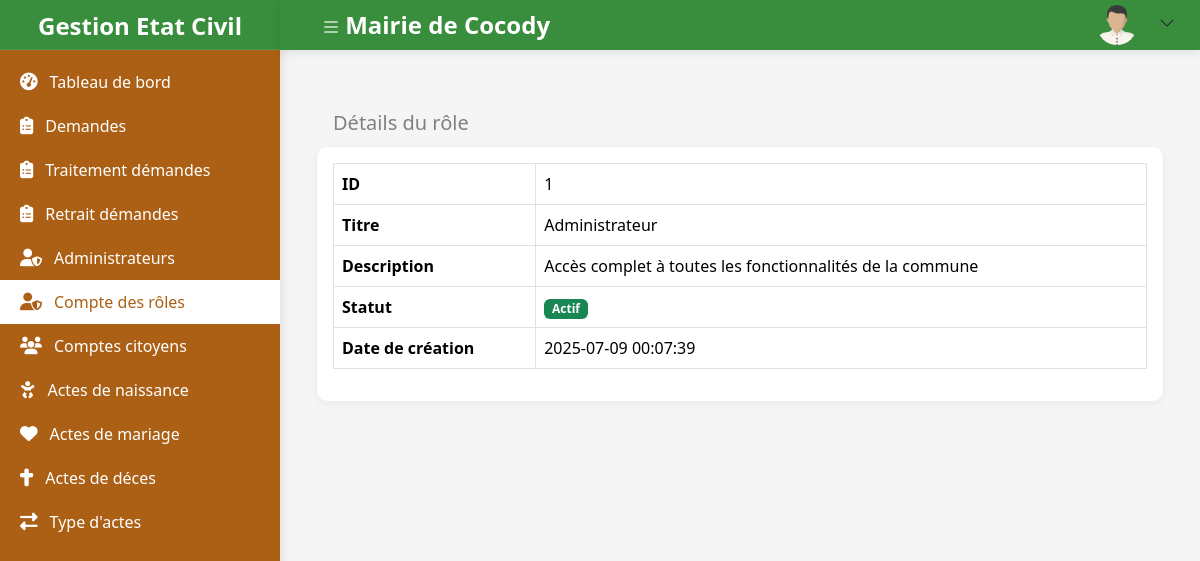
The page /admin/roles/details.php?id=1 (signed in) on the database its author committed.
### tables this page shows
CREATE TABLE role (
    id INT NOT NULL AUTO_INCREMENT COMMENT 'Identifiant unique du rôle',
    titre VARCHAR(225) NOT NULL COMMENT 'Nom unique du rôle (ex: Admin, Agent)',
    description TEXT NOT NULL COMMENT 'Description ou responsabilités associées au rôle',
    is_active BOOLEAN NOT NULL DEFAULT true COMMENT 'Statut d activation du rôle (true = actif)',
    created_at TIMESTAMP DEFAULT CURRENT_TIMESTAMP COMMENT 'Date et heure de création du rôle',
    PRIMARY KEY (id),
    UNIQUE KEY (titre)
);

### app/repositories/role_repository.php (called while the page is built, shortened)
<?php
require_once dirname(dirname(__DIR__)) . DIRECTORY_SEPARATOR . 'app/models/role_model.php';
class RoleRepository {
    private $db;
    public function __construct($pdo)
    {
        $this->db = $pdo;
    }
    public function findById(int $id): ?RoleModel {
        $stmt = $this->db->prepare("
            SELECT * FROM role
            WHERE id = :id
            LIMIT 1
        ");
        $stmt->execute([':id' => $id]);
        $data = $stmt->fetch(PDO::FETCH_ASSOC);
        return $data ? RoleModel::fromArray($data) : null;
    }
}

### app/models/role_model.php (called while the page is built, shortened)
<?php
class RoleModel {
    private $id;
    private $titre;
    private $description;
    private $is_active;
    private $created_at;
    public function __construct(
        $id = null,
        $titre = null,
        $description = null,
        $is_active = true,
        $created_at = null
    ) {
        $this->id = $id;
        $this->titre = $titre;
        $this->description = $description;
        $this->is_active = $is_active;
        $this->created_at = $created_at;
    }
    static public function fromArray($row): RoleModel {
        return new RoleModel(
            $row['id'] ?? null,
            $row['titre'] ?? null,
            $row['description'] ?? null,
            $row['is_active'] ?? true,
            $row['created_at'] ?? null
        );
    }
    public function getId() {
        return $this->id;
    }
    public function getTitre() {
        return $this->titre;
    }
    public function getDescription() {
        return $this->description;
    }
    public function getIsActive() {
        return $this->is_active;
    }
    public function getCreatedAt() {
        return $this->created_at;
    }
}

### admin/roles/details.php (the view, shortened to what this page needs)
<?php
require_once __DIR__ . '/../../app/config/database.php';
require_once __DIR__ . '/../../admin/content_render.php';
require_once __DIR__ . '/../../app/helpers/action_helper.php';
require_once __DIR__ . '/../../app/repositories/role_repository.php';
require_once __DIR__ . '/../../app/models/role_model.php';
$roleRepository = new RoleRepository($db);
$role = null;
$exceptionMessage = null;
if (isset($_GET['id'])) {
    $id = intval($_GET['id']);
    try {
        $role = $roleRepository->findById($id);
    } catch (Exception $e) {
        $exceptionMessage = $e->getMessage();
    }
} else {
    $exceptionMessage = "Aucun ID de rôle fourni.";
}
?>
<?php include '../partials/header.php'; ?>
<main class="main-content">
    <div class="container mt-4">
        <?= ContentRendu::header(
            'Détails du rôle',
            [
                ActionHelper::bntIcon('Retour', 'bi bi-arrow-left', 'list.php', 'btn-secondary'),
                ActionHelper::bntIcon('Modifier', 'bi bi-pencil', isset($role) ? "edit.php?id=" . $role->getId() : '#', 'btn-warning'),
            ]
        ) ?>
        <div class="card">
            <div class="card-body">
                <?php if (!empty($exceptionMessage)): ?>
                    <?= AlertHelper::error($exceptionMessage); ?>
                <?php elseif ($role): ?>
                    <table class="table table-bordered">
                        <tbody>
                            <tr>
                                <th>ID</th>
                                <td><?= htmlspecialchars($role->getId()); ?></td>
                            </tr>
                            <tr>
                                <th>Titre</th>
                                <td><?= htmlspecialchars($role->getTitre()); ?></td>
                            </tr>
                            <tr>
                                <th>Description</th>
                                <td><?= htmlspecialchars($role->getDescription()); ?></td>
                            </tr>
                            <tr>
                                <th>Statut</th>
                                <td>
                                    <?= $role->getIsActive() ? '<span class="badge bg-success">Actif</span>' : '<span class="badge bg-danger">Inactif</span>'; ?>
                                </td>
                            </tr>
                            <tr>
                                <th>Date de création</th>
                                <td><?= htmlspecialchars($role->getCreatedAt()); ?></td>
                            </tr>
                        </tbody>
                    </table>
                <?php endif; ?>
            </div>
        </div>
    </div>
</main>
<?php include '../partials/footer.php'; ?>

### assets/css/admin.css (style rules this page uses)
:root { --primary-color: white; --sidebar-width: 280px; --header-height: 50px; --orange: #ac6015; --orange-clair: #FFB74D; --blanc: #FFFFFF; --vert: #4CAF50; --vert-fonce: #388E3C; --gris: #F5F5F5; }
body { display: flex; min-height: 100vh; background-color: #f5f5f5; margin: 0; padding: 0; }
.main-content { margin-left: var(--sidebar-width); margin-top: var(--header-height); padding: 25px; flex: 1; transition: margin-left 0.3s ease; }
.card { border-radius: 10px; box-shadow: 0 2px 10px rgba(0,0,0,0.05); border: none; margin-bottom: 25px; }

### rows shown on the page
role: id "1", titre "Administrateur", description "Accès complet à toutes les fonctionnalités de la commune", created_at "2025-07-09 00:07:39"

### other values the page prints
$nav['name'] "Tableau de bord"
$nav['name'] "Demandes"
$nav['name'] "Traitement démandes"
$nav['name'] "Retrait démandes"
$nav['name'] "Administrateurs"
$nav['name'] "Compte des rôles"
$nav['name'] "Comptes citoyens"
$nav['name'] "Actes de naissance"
$nav['name'] "Actes de mariage"
$nav['name'] "Actes de déces"
$nav['name'] "Type d'actes"
COMMUNE_NAME "Mairie de Cocody"
$title "Détails du rôle"
